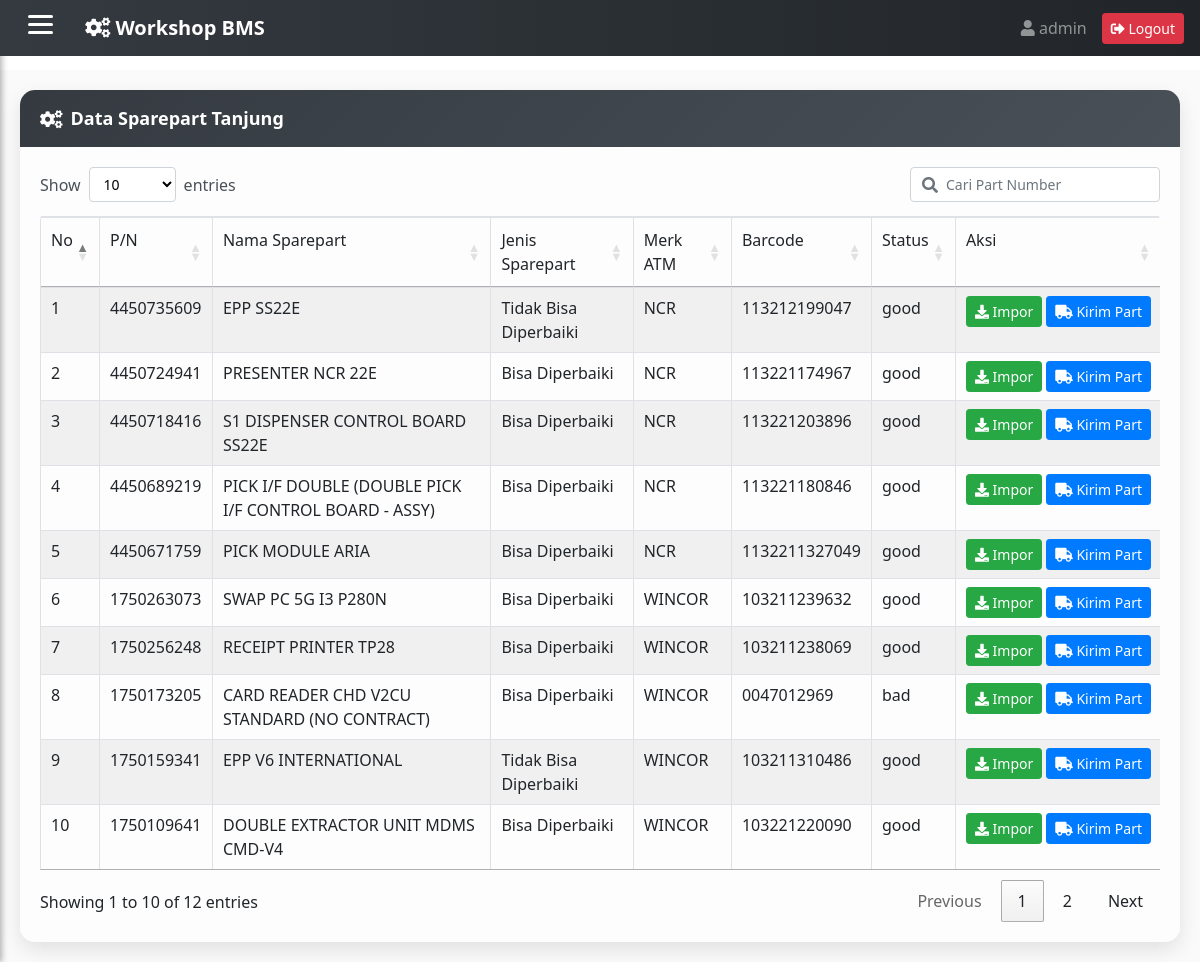
/teknisi/teknisi_tjg.php (signed in), run on the app's committed database.
### tables this page shows
CREATE TABLE `sp_tjg` (
  `part_number` varchar(50) NOT NULL,
  `nama_sparepart` varchar(100) NOT NULL,
  `jenis_sparepart` varchar(50) NOT NULL,
  `atm` varchar(50) NOT NULL,
  `barcode` varchar(50) NOT NULL,
  `status` varchar(50) NOT NULL
);

### function_all/function_spTJG.php (called while the page is built, shortened)
<?php
require_once('../Connections/koneksi.php');
$maxRows_Recordset1 = 1000;
$pageNum_Recordset1 = 0;
$startRow_Recordset1 = $pageNum_Recordset1 * $maxRows_Recordset1;
$query_Recordset1 = "SELECT * FROM sp_tjg ORDER BY part_number DESC";
$query_limit_Recordset1 = sprintf("%s LIMIT %d, %d", $query_Recordset1, $startRow_Recordset1, $maxRows_Recordset1);
$Recordset1 = mysqli_query($koneksi, $query_limit_Recordset1);
$row_Recordset1 = mysqli_fetch_assoc($Recordset1);
if (isset($_GET['totalRows_Recordset1'])) {
  $totalRows_Recordset1 = $_GET['totalRows_Recordset1'];
} else {
  $all_Recordset1 = mysqli_query($koneksi, $query_Recordset1);
  $totalRows_Recordset1 = mysqli_num_rows($all_Recordset1);
}
?>

### teknisi/teknisi_tjg.php (the view, shortened to what this page needs)
<?php
include '../function_all/function_spTJG.php';
?>
<!DOCTYPE html PUBLIC "-//W3C//DTD XHTML 1.0 Transitional//EN" "http://www.w3.org/TR/xhtml1/DTD/xhtml1-transitional.dtd">
<html xmlns="http://www.w3.org/1999/xhtml">
<head>
<link rel="stylesheet" href="https://cdn.datatables.net/1.13.6/css/jquery.dataTables.min.css">
</head>
<body>
<div class="card stylish-card animate-card">
  <div class="card-header stylish-header">
    <i class="fas fa-cogs mr-2"></i> Data Sparepart Tanjung
  </div>
  <div class="card-body stylish-body">
      <div class="toolbar-search-only"></div>
    	<div class="table-responsive-custom">
 	   		<table id="example" class="table table-striped table-bordered">
    	  		<thead>
                    <tr>
                      <td>No</td>
                      <td>P/N</td>
                      <td>Nama Sparepart</td>
                      <td>Jenis Sparepart</td>
                      <td>Merk ATM</td>
                      <td>Barcode</td>
                      <td>Status</td>
                      <td>Aksi</td>
                    </tr>
                  </thead>
                  <tbody>
                      <?php if ($totalRows_Recordset1 > 0): ?>
                        <?php $no = $startRow_Recordset1 + 1; ?>
                        <?php do { ?>
                          <tr>
                            <td><?php echo $no++; ?></td>
                            <td><?php echo htmlspecialchars($row_Recordset1['part_number']); ?></td>
                            <td><?php echo htmlspecialchars($row_Recordset1['nama_sparepart']); ?></td>
                            <td><?php echo htmlspecialchars($row_Recordset1['jenis_sparepart']); ?></td>
                            <td><?php echo htmlspecialchars($row_Recordset1['atm']); ?></td>
                            <td><?php echo htmlspecialchars($row_Recordset1['barcode']); ?></td>
                            <td><?php echo htmlspecialchars($row_Recordset1['status']); ?></td>
                            <td>
                              <div class="aksi-buttons">
                                <a href="pemakaian_teknisi.php?part_number=<?php echo urlencode($row_Recordset1['part_number']); ?>
                                            &nama_sparepart=<?php echo urlencode($row_Recordset1['nama_sparepart']); ?>
                                            &jenis_sparepart=<?php echo urlencode($row_Recordset1['jenis_sparepart']); ?>
                                            &atm=<?php echo urlencode($row_Recordset1['atm']); ?>
                                            &barcode=<?php echo urlencode($row_Recordset1['barcode']); ?>
                                            &delete=1&from=sp_tjg"
                                            class="btn btn-success btn-sm btn-animate">
                                            <i class="fas fa-download"></i> Impor
                                </a>
                                <a href="kirim_teknisi.php?part_number=<?php echo urlencode($row_Recordset1['part_number']); ?>
                                            &nama_sparepart=<?php echo urlencode($row_Recordset1['nama_sparepart']); ?>
                                            &barcode=<?php echo urlencode($row_Recordset1['barcode']); ?>
                                            &delete=1&from=sp_tjg"
                                            class="btn btn-primary btn-sm btn-animate">
                                            <i class="fas fa-truck"></i> Kirim Part
                            	</a>
              			</div>
            		</td>
          		</tr>
        <?php } while ($row_Recordset1 = mysqli_fetch_assoc($Recordset1)); ?>
      <?php else: ?>
        <tr><td colspan="8" class="text-center">Tidak ada data sparepart.</td></tr>
      <?php endif; ?>
      </tbody>
    </table>
  </div>
 </div>
</div>
<?php
include '../template1.php';
?>
</body>
</html>

### teknisi/teknisi_tjg.php (style rules this page uses)
td:last-child { white-space: nowrap; }
.aksi-buttons { display: flex; gap: 4px; justify-content: center; align-items: center; flex-wrap: nowrap; }
.aksi-buttons .btn { min-width: 70px; }

### data on the page
sp_tjg: part_number "4450735609", nama_sparepart "EPP SS22E", jenis_sparepart "Tidak Bisa Diperbaiki", atm "NCR", barcode "113212199047", status "good"
sp_tjg: part_number "4450724941", nama_sparepart "PRESENTER NCR 22E", jenis_sparepart "Bisa Diperbaiki", atm "NCR", barcode "113221174967", status "good"
sp_tjg: part_number "4450718416", nama_sparepart "S1 DISPENSER CONTROL BOARD SS22E", jenis_sparepart "Bisa Diperbaiki", atm "NCR", barcode "113221203896", status "good"
sp_tjg: part_number "4450689219", nama_sparepart "PICK I/F DOUBLE (DOUBLE PICK I/F CONTROL BOARD - ASSY)", jenis_sparepart "Bisa Diperbaiki", atm "NCR", barcode "113221180846", status "good"
sp_tjg: part_number "4450671759", nama_sparepart "PICK MODULE ARIA", jenis_sparepart "Bisa Diperbaiki", atm "NCR", barcode "1132211327049", status "good"
sp_tjg: part_number "1750263073", nama_sparepart "SWAP PC 5G I3 P280N", jenis_sparepart "Bisa Diperbaiki", atm "WINCOR", barcode "103211239632", status "good"
sp_tjg: part_number "1750256248", nama_sparepart "RECEIPT PRINTER TP28", jenis_sparepart "Bisa Diperbaiki", atm "WINCOR", barcode "103211238069", status "good"
sp_tjg: part_number "1750173205", nama_sparepart "CARD READER CHD V2CU STANDARD (NO CONTRACT)", jenis_sparepart "Bisa Diperbaiki", atm "WINCOR", barcode "0047012969", status "bad"
sp_tjg: part_number "1750159341", nama_sparepart "EPP V6 INTERNATIONAL", jenis_sparepart "Tidak Bisa Diperbaiki", atm "WINCOR", barcode "103211310486", status "good"
sp_tjg: part_number "1750109641", nama_sparepart "DOUBLE EXTRACTOR UNIT MDMS CMD-V4", jenis_sparepart "Bisa Diperbaiki", atm "WINCOR", barcode "103221220090", status "good"

### other printed values
$username "admin"
